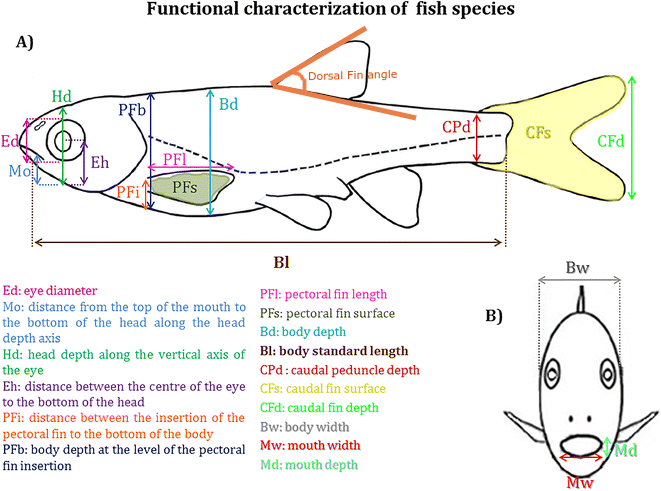
#> input picture Mophological-traits-measured-on-fish-individuals-used-in-the-analyses-of-ecomorphological.png, 661 x 491 px
$ python traits_tool_main.py Mophological-traits-measured-on-fish-individuals-used-in-the-analyses-of-ecomorphological.png out.png
#> lines starting #> are read from the running program, lines starting #| are printed output that depends on the picture
### traits_tool_mini.py
#!/usr/bin/env python
# Tool to extract traits(features) from segmented images
# by @xbahadirx
# bahadiraltintas@gmail.com


import os,sys
import numpy as np
from PIL import Image, ImageFilter
import math
import warnings
warnings.simplefilter(action='ignore', category=FutureWarning)
warnings.simplefilter(action='ignore', category=np.VisibleDeprecationWarning)
np.set_printoptions(threshold=sys.maxsize)

def create_colorScheme(): #This colorscheme can be modified and applied for different segmentation color shchemes
    colorScheme=[("Dorsal Fin",(254,0,0)),
    ("Adipsos Fin",(0,254,0)),
    ("Caudal Fin",(0,0,254)),
    ("Anal Fin",(254,254,0)),
    ("Pelvic Fin",(0,254,254)),
    ("Pectoral Fin",(254,0,254)),
    ("Head(minus eye)",(254,254,254)),
    ("Eye",(0,254,102)),
    ("Caudal Fin Ray",(254,102,102)),
    ("Alt Fin Ray",(254,102,204)),
    ("Alt Fin Spine",(254,204,102)),
    ("Trunk",(0,124,124))]
    colorScheme=np.array(colorScheme,dtype=object)
    return colorScheme

def getAngle(a, b, c): # calculates the angle between 3 points given x,y coordinates
    ang = math.degrees(math.atan2(c[1]-b[1], c[0]-b[0]) - math.atan2(a[1]-b[1], a[0]-b[0]))
    return ang

# [7 lines left out: function rgb2traitName, not called in this run]

def searchArray(arr1,arr2):
    for i in range(len(arr2)):
        if(arr2[i,1]==arr1):
            return True
# [9 lines left out: function get_trait_minmax_ofPoint, not called in this run]

def get_trait_names():   #creating headers for treaits csv file or fieldname for json from colorScheme
    colorScheme=create_colorScheme()
    traitNames=colorScheme[:,0]
    return traitNames

# [55 lines left out: functions get_trait_edges, get_trait_area, get_trait_centroid, not called in this run]

def get_distance(firstPoint,secondPoint): #calculates distance between two given point coordinates
    dist=((((secondPoint[0] - firstPoint[0] )**2) + ((secondPoint[1]-firstPoint[1])**2) )**0.5)
    return dist

# [13 lines left out: function get_trait_dimensions, not called in this run]

def extract_traits_map(file_name):
    head, tail = os.path.split(file_name)
    traitNames=get_trait_names()
    colorScheme=create_colorScheme()
    ####
    img = Image.open(file_name)
#> img is the input picture: PIL image 661x491 RGBA; mean R, G, B, A 241.5, 240.2, 237.5, 255
    colors = img.convert('RGB').getcolors()
#> colors = None
    colorx=np.array(colors,dtype=object)
    im = img.convert("RGB")
    na = np.array(im,dtype=object)
    # Median filter to remove outliers
    im = im.filter(ImageFilter.MedianFilter(3))
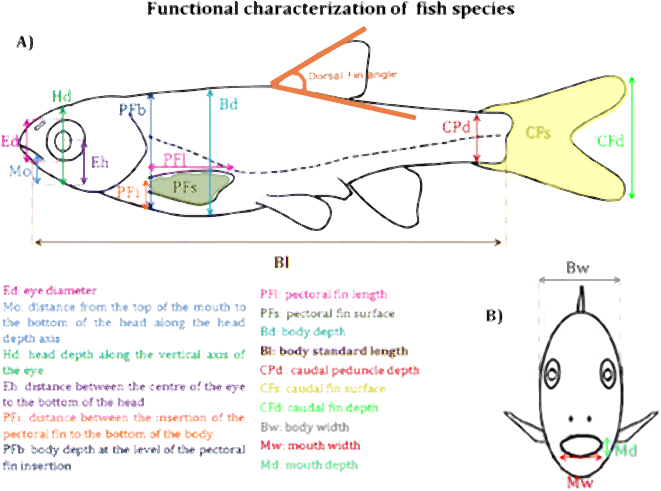
#> im: PIL image 661x491 RGB; mean R, G, B 244.3, 243.3, 240.6
    cntr=np.array([])
    traitsMap=[]
    numTraits=0
    for x in colorScheme:

        if(searchArray(x[1],colorx)):
            numTraits=numTraits+1
            colorMapY, colorMapX = np.where(np.all(na==x[1],axis=2))
            traitsMap.append(np.stack((colorMapY, colorMapX),axis=1))
            cntr=np.append(cntr,[[x[1],"",""]])
#> after the loop, numTraits = 0; traitsMap = []

    cntr=np.reshape(cntr,(int(len(cntr)/3),3))
    traitNamesAvailable=np.array([])
    for f in cntr:
        traitNamesAvailable=np.append(traitNamesAvailable,str(rgb2traitName(f[0],colorScheme)))
    traitsAvailable=np.array([])
    for i in range(np.size(traitNamesAvailable)):
        x = np.where(traitNames == traitNamesAvailable[i])
        traitsAvailable=np.append(traitsAvailable,int(x[0]))
    traitsMapAll=[]
    for i in range(len(colorScheme)):
        if(np.size((np.where(traitsAvailable==i)))>0):
            traitsMapAll.append(traitsMap[int(np.where(traitsAvailable==i)[0])])
        else:
            traitsMapAll.append("NULL")

    return tail,traitsMapAll

### traits_tool_main.py
#!/usr/bin/env python3
# -*- coding: utf-8 -*-
"""
Created on Wed May 25 14:57:17 2022

@author: thibault
"""

import traits_tool_mini as ttm #import trait_tool_mini.py as module
import json, sys

def main(input_file, output_file):

    #Load segmented image to array
    fileName,traitsMapAll=ttm.extract_traits_map(input_file)
    #print(fileName)

    #Trait Index (from colorScheme)
        #[0] Dorsal Fin
        #[1] Adipsos Fin
        #[2] Caudal Fin
        #[3] Anal Fin
        #[4] Pelvic Fin
        #[5] Pectoral Fin
        #[6] Head(minus eye)
        #[7] Eye
        #[8] Caudal Fin Ray
        #[9] Alt Fin Ray
        #[10] Alt Fin Spine
        #[11] Trunk

    # A : Standard length / Distance between nose(minX of head) to tail of trunk(xMax of trunk)
    head_xMin=ttm.get_trait_edges(traitsMapAll,6,"xMin") #gets xMin of head(trait_index=6)
    trunk_xMax=ttm.get_trait_edges(traitsMapAll,11,"xMax") #gets xMax of trunk(trait_index=11)
    A=float(abs(trunk_xMax-head_xMin))
    #print("A :",A," pixels")

    # B : eye to head area Ratio
    eye_area=ttm.get_trait_area(traitsMapAll,7) #gets area  of eye (trait_index=7)
    head_area=ttm.get_trait_area(traitsMapAll,6) #gets area  of head (trait_index=6)
    B=float(eye_area/head_area)
    #print("B :",B)
    #
    # C : Length from back of head to caudal fin (distance between xMax of head and xMax of trunk(caudal fin)) ????? C=A-E ????
    head_xMax=ttm.get_trait_edges(traitsMapAll,6,"xMax") #gets xMax of head(trait_index=6)
    trunk_xMax=ttm.get_trait_edges(traitsMapAll,11,"xMax") #gets xMax of trunk(trait_index=11)
    C=float(abs(trunk_xMax-head_xMax))
    #print("C : ",C," pixels")


    # D : Eye diameter (eye width)
    D=float(ttm.get_trait_dimensions(traitsMapAll,7,"width")) #gets width of eye (trait_index=7)
    #print("D : ",D," pixels")

    # E : Head length (above midline(horizontal line over centroid of eye or halfpoint of the eye width) of eye)

    #if we use centroid
    eye_centroid=ttm.get_trait_centroid(traitsMapAll,7) #returns  the (x,y) coordinates of centroid of eye
    min,max=ttm.get_trait_minmax_ofPoint(traitsMapAll,6, round(eye_centroid[0],0), 0)
    E=float(float(abs(max-min)))
    #print("E : ",E," pixels (calculated using centroid)")

    #if we use middle point
    eye_edges=ttm.get_trait_edges(traitsMapAll,7,"all")   # returns xMin,xMax,yMin,yMax of eye (trait_index=7)
    midX_eye=abs(eye_edges[0]+(eye_edges[1]-eye_edges[0])/2)
    min,max=ttm.get_trait_minmax_ofPoint(traitsMapAll,6, round(midX_eye,0), 0)
    E=float(abs(max-min))
    #print("E : ",E," pixels (calculated using midPoint)")

    # F: Head depth (head width)
    F=float(ttm.get_trait_dimensions(traitsMapAll,6,"width"))
    #print("F : ",F," pixels")

    # G : snout length (distance between xMin of head and xMin of eye )
    eye_xMin=ttm.get_trait_edges(traitsMapAll,7,"xMin")
    head_xMin=ttm.get_trait_edges(traitsMapAll,6,"xMin")
    G=float(abs(head_xMin-eye_xMin))
    #print("G : ",G," pixels")


    #JSON String

    output_string={"fileName":fileName, "A": A , "B": B , "C": C , "D": D, "E": E , "F": F , "G": G}


    with open(output_file, 'w') as f:
        json.dump(output_string, f)


if __name__ == '__main__':

    input_file = sys.argv[1]
    output_file = sys.argv[2]


#> (the run stopped early here; a loop or call above may not have finished)
